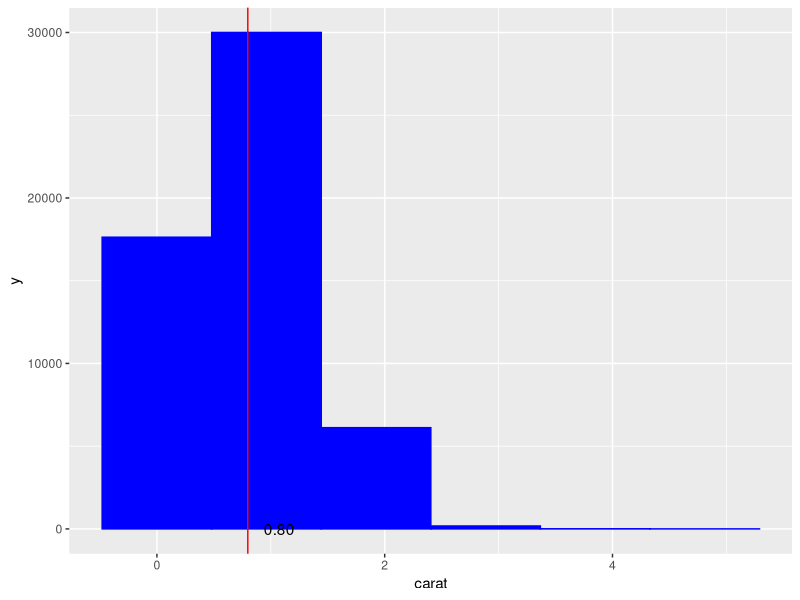
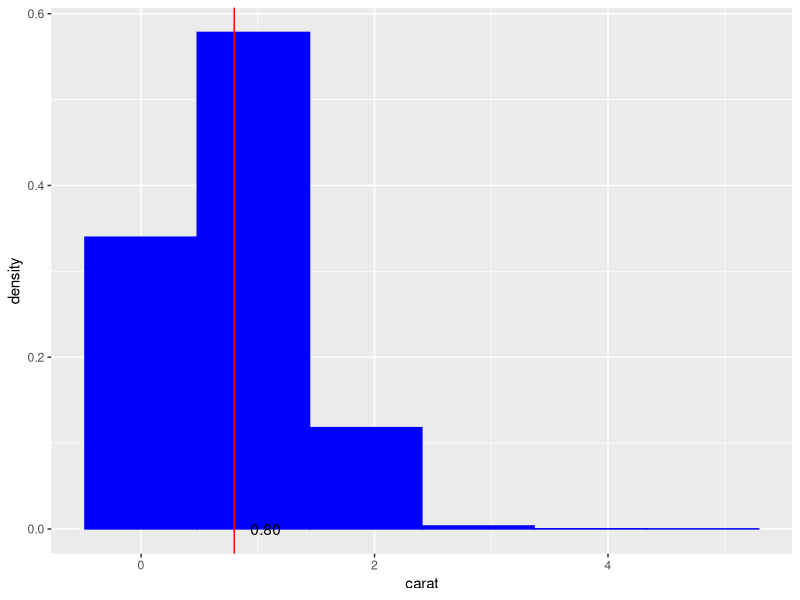
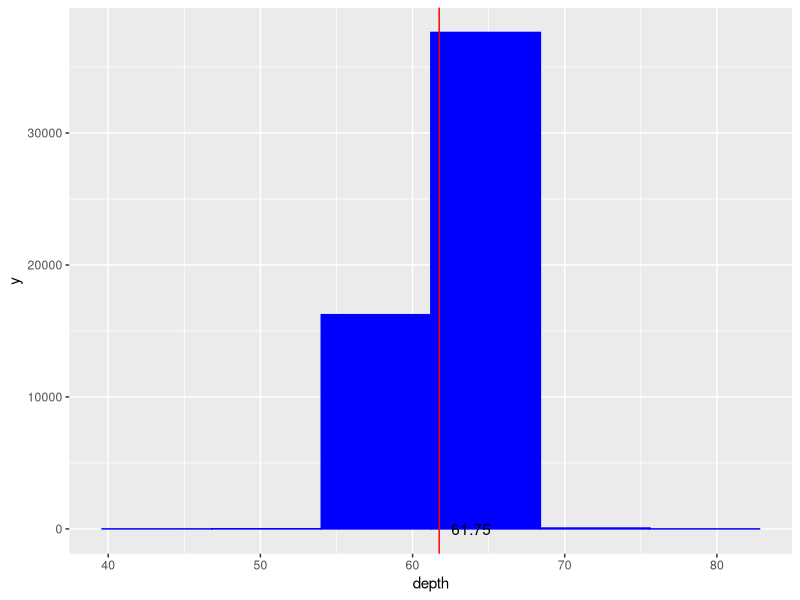
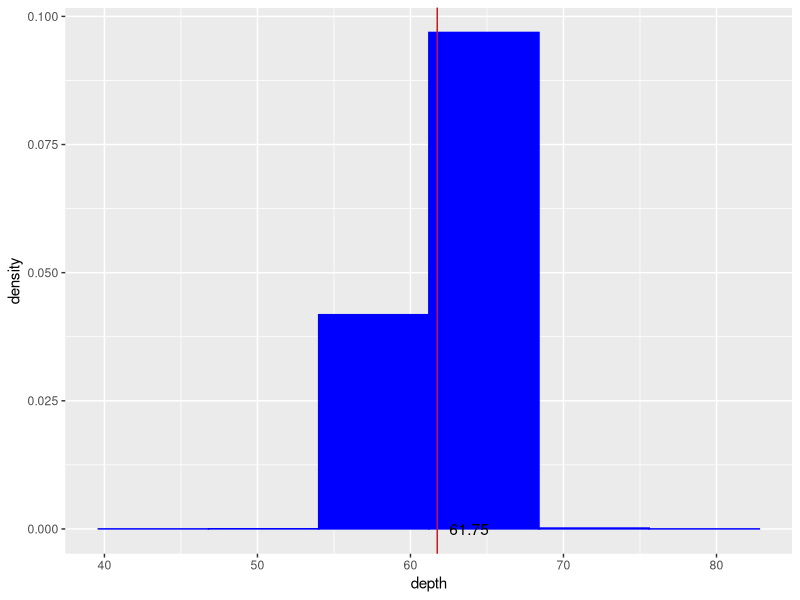
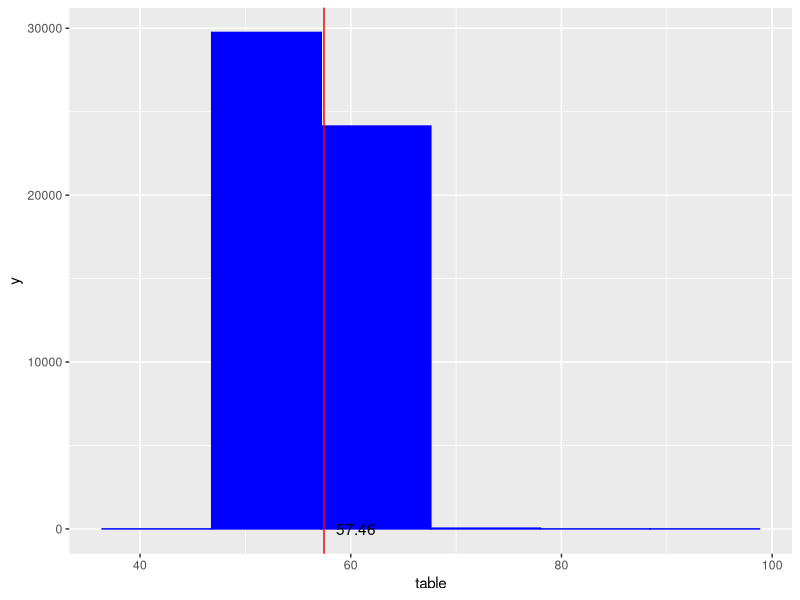
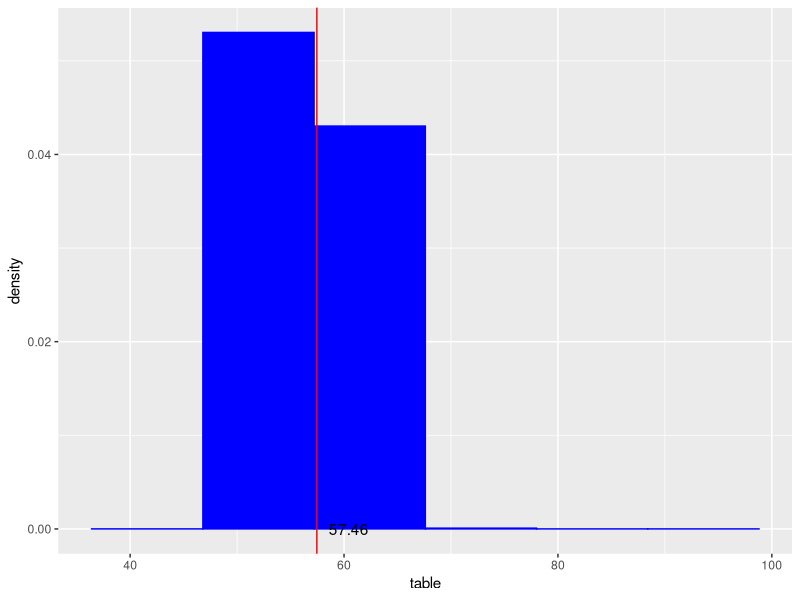
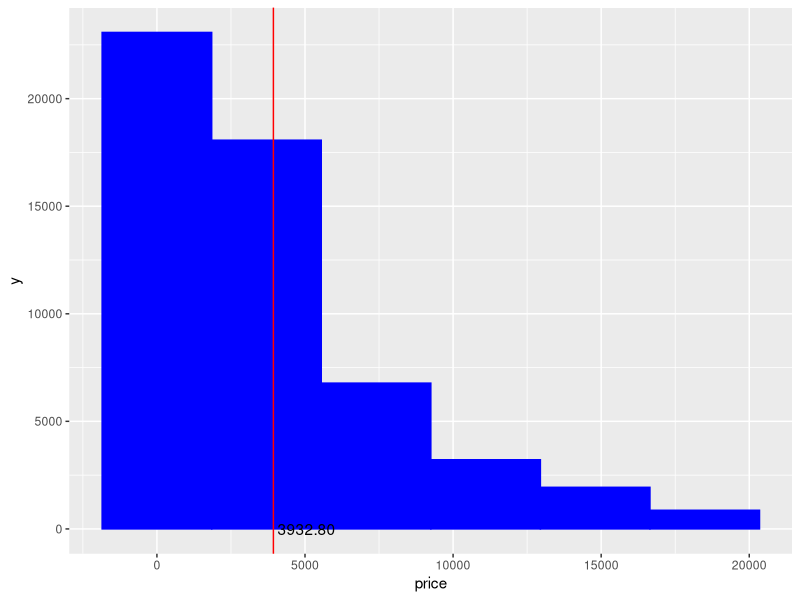
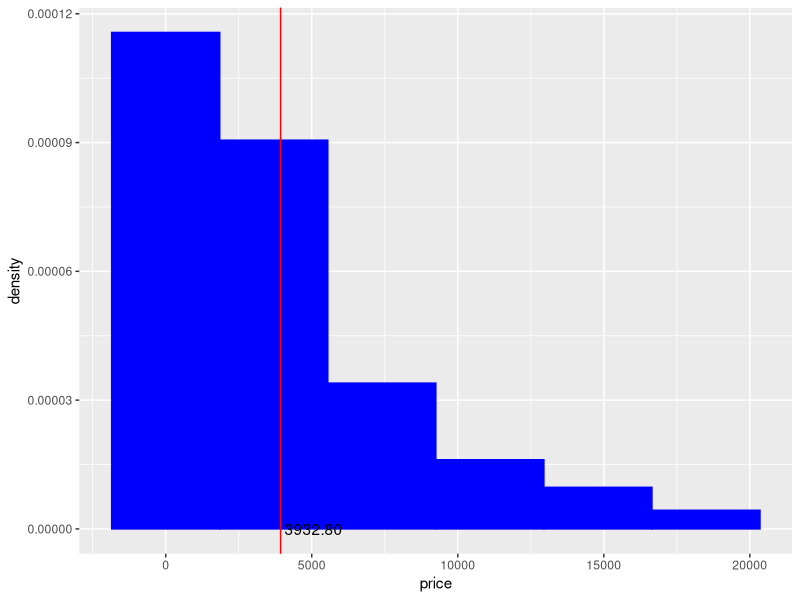

Write the R code that produced these figures, in order. (Note: this script raises an error after producing the figures.)
require("ggplot2")   #import ggplot package for plots and data
#require("grid")      
#require(gridExtra)
data("diamonds")

explore <- function(dataframe,binsize,threshold)
{ 
  df_num=dataframe[sapply(dataframe,is.numeric)]
  #extract all the numeric variables from the dataframe passed by argument
  df_fac=dataframe[sapply(dataframe,is.factor)]
  #extract all the factor variables from the dataframe passed by argument
  df_log=dataframe[sapply(dataframe,is.logical)]
  #extract all the logical variables from the dataframe passed by argument
  #note:the class of df_num,df_fac,df_log is data frame

  #1.Plot a pair of blue histograms with a vertical red line at the mean (one using counts and the other density) 
  #for every numerical variable at each bin size specified in the bin sizes input parameter.
  col_n=colnames(df_num)
  #obtain the columns' name of df_num,that is all numeric columns' name
  for (i in 1:length(binsize))
  #go through the binsize we need to make plots with from the the first in the binsize vector
 {
   for (j in 1:length(col_n))
    #in each binsize loop through the columns in df_num
    {
     num_bins <- (max(df_num[[j]])-min(df_num[[j]]))/binsize[i]
     #calculate the binwidth value of histogram
     col_mean <- mean(df_num[[j]])
     #calculate the mean value of current variable
     mean_Label = sprintf("%8.2f ", col_mean)
     #set the format of the mean value
     p<-ggplot(df_num,aes_string(x=col_n[j]))+
     #obtain the column's name from col_n vector.use it to get the column data and apply them to ggplot.
     geom_histogram(colour="blue",fill="blue",binwidth=num_bins)+
     #draw a histogram graph with blue and then let width of bin equal to num_bins      
     geom_vline(xintercept=col_mean, colour='red')+
     #add a red verticle line whose intercept is the mean of the column
     annotate("text",x=col_mean,y=0,label=mean_Label,hjust=0)
     #add an annotation to this red line with the mean value as its label
     print(p)
    
     q<-ggplot(df_num,aes_string(x=col_n[j]))+
     #obtain the column's name from col_n vector.use it to get the column data and apply them to ggplot.
     geom_histogram(aes(y=..density..),colour="blue",fill="blue",binwidth=num_bins)+
     #use the density method to draw a histogram graph with blue and let width of bin equal to num_bins
     geom_vline(xintercept=col_mean, colour='red')+
     #add a red verticle line whose intercept is the mean of the column
     annotate("text",x=col_mean,y=0,label=mean_Label,hjust=0)+
     #add an annotation to this red line with the mean value as its label
     labs(y="density")
     #add label "density" to y-axis
     print(q)
   }
  }

#2.Plot a gray bar graph for every categorical and binary variable.
    data_nn=data.frame(df_fac,df_log)
    #combine the factor and logical data frame into one data frame
    col_nn=colnames(data_nn)
    #obtain the columns' name of the new data frame
    for (i in 1:length(col_nn))
    #loop through all the categorical and binary columns
     {
      pp<-ggplot(data_nn,aes_string(x=col_nn[i]))+
      #obtain the column's name from col_nn vector.use it to get the column data and apply them to ggplot.
      geom_bar(fill="gray")
      #draw a bar graph with grey
      print(pp)
     }


#3.Calculate the r2 (r-square) value for every pair of numerical variables.
    r_square=numeric()
    #create an empty numeric list to store r-square value for every pair of numeric variables
    for (i in 1:(length(col_n)-1))
    #loop starts from the first numeric variable
    {
     for (j in (i+1):length(col_n))
     #calculate the r-square value between df_num[i] and its following variables 
     #each time add the r value to list r_square
      {
       r_square<-c(r_square,summary(lm(df_num[[i]]~df_num[[j]],df_num))$r.squared)
       #lm(df_num[[i]]~df_num[[j]]) will return a linear model of the ith and jth variable fo df_num. 
       #summary() will return a basic information fo this model
      }
     }
    print(r_square)
    
#4.
#(a)Return a frequency table for every categorical and binary variable
    tablelist<-list() 
    #create an empty tablelist for a list of tables to store all tables
    for (i in 1:ncol(data_nn))
     {#go through all categoricals and binary variables in dataframe
      tablelist[[i]]<-as.data.frame(table((data_nn)[,i])) 
      #using table() to give the counts of ith column in fnb, convert it to a data frame and put into tablelist[[i]]
      names(tablelist[[i]])[1]=colnames(data_nn[i]) 
      #using names() to retain the variable name in the corresponding column name
     } 
     print(tablelist) #output tablelist
     
#(b)
#(i)A summary statistics table for each numerical variable
    s<-summary(df_num)
    print(s)
    #summary() will return a statisticas table for each numerical variable 

#(ii)A data frame that contains each pair of variable names and the associated r-square value
    pair_num=character()
    #create a new character list variable to store each numeric variables pairs' names
    for (i in 1:(length(col_n)-1))
    {#start from the first numeric variable
      for (j in (i+1):length(col_n))
       {#for each variable,connect its name with each of the following's and add this to pair_num
        pair_num<-c(pair_num,paste(col_n[i],col_n[j],sep="-"))
       }
    }
    r_num<-data.frame(pair_num,r_square)
    #we have obtained the r-square value for each pair in problem3 in the same manner
    #combine these two list into a data frame
    print(r_num)
    
#(iii) A data frame that contains each pair of variable names and correlation coefficient (Pearson)
#for all coefficients whose absolute value is greater than the correlation threshold 
  
    cor_thr=numeric()
    pair_thr=character()
    #create a new numeric list variable to store each numeric variables pairs' correlation
    for (i in  1:(length(col_n)-1))
    {#the logic is the same as last problem
      for (j in (i+1):length(col_n))
      {#for each variable,calculate the correlation with each of the following variables
       if (cor(df_num[i],df_num[j])>threshold)
        {cor_thr<-c(cor_thr,cor(df_num[i],df_num[j]))
         pair_thr<-c(pair_thr,paste(col_n[i],col_n[j],sep="-"))
        }
    #if the current two variables' correlation is greater than threshold
    #add the correlation value to list cor_thr
    #connect their names with "-" and then add it to list pair_thr
      }
    }
    corr_n_thr=data.frame(pair_thr,cor_thr)
    #combine these two lists into a data frame
    print(corr_n_thr)
  }


#5.Test
#Example1:Test your function by Using the diamonds data frame you extended to include the VS logical column,
#a vector of bin sizes (5, 20, 50), and a correlation threshold of 0.25.
data(mtcars)
#call in the dataset mtcars
data=diamonds
#create a new data frame variable and assign data diamonds to it
#I do this because I want to keep the data diamonds intact but I don't know it necessary or not
test=as.logical(rep(mtcars$vs,len=nrow(data)))
#get the data mtcars's column vs and repeat vs until the length equals that of columns in data
#change this new colunm into logical type and assign it to new variable test
diamonds1=data.frame(data,test)
#add this column test to the data frame data
explore(diamonds1,c(5,20,50),0.25)

#Example2:
explore(mtcars,c(5,20,50),0.25)
#for this test example, I have errors. I think it is because in mtcars dataset, there is no
#factorial and logical columns.